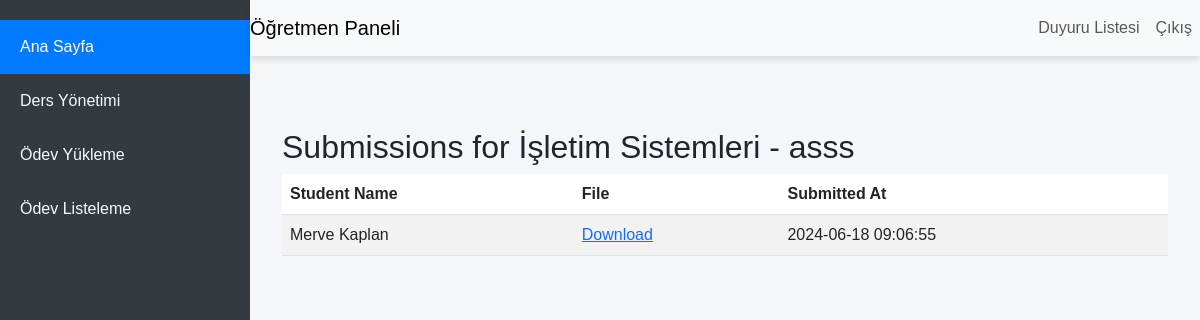
Screenshot of /teacher/view_submissions.php?assignment_id=50 (signed in) with the database file from the repository.
### tables this page shows
CREATE TABLE `assignments` (
  `id` int(11) NOT NULL,
  `course_id` int(11) NOT NULL,
  `assignment_title` varchar(255) NOT NULL,
  `file_path` varchar(255) NOT NULL,
  `description` text NOT NULL,
  `created_at` timestamp NULL DEFAULT current_timestamp(),
  `start_date` date NOT NULL,
  `end_date` date NOT NULL,
  `teacher_id` int(11) NOT NULL
);

CREATE TABLE `courses` (
  `id` int(10) UNSIGNED NOT NULL,
  `course_name` varchar(100) NOT NULL,
  `course_description` text NOT NULL
);

CREATE TABLE `assignment_submissions` (
  `id` int(11) NOT NULL,
  `assignment_id` int(11) DEFAULT NULL,
  `student_id` int(11) DEFAULT NULL,
  `file_path` varchar(255) DEFAULT NULL,
  `submitted_at` timestamp NULL DEFAULT current_timestamp()
);

CREATE TABLE `users` (
  `id` int(11) NOT NULL,
  `username` varchar(50) NOT NULL,
  `password` varchar(255) NOT NULL,
  `role` enum('admin','teacher','student') NOT NULL
);

### teacher/view_submissions.php (the view, shortened to what this page needs)
<?php
include('../includes/header.php');
include('../includes/sidebartch.php');
include('../includes/navbartch.php');
include('../config.php');
$assignment_id = $_GET['assignment_id'];
$assignment_query = "
    SELECT a.assignment_title, c.course_name
    FROM assignments a
    JOIN courses c ON a.course_id = c.id
    WHERE a.id = ?
";
$stmt = $conn->prepare($assignment_query);
$stmt->bind_param("i", $assignment_id);
$stmt->execute();
$assignment_result = $stmt->get_result();
if ($assignment_result->num_rows == 1) {
    $assignment = $assignment_result->fetch_assoc();
} else {
    echo "Assignment not found.<br>";
    exit();
}
$submissions_query = "
    SELECT s.id, u.username AS student_name, s.file_path, s.submitted_at
    FROM assignment_submissions s
    JOIN users u ON s.student_id = u.id
    WHERE s.assignment_id = ?
";
$stmt = $conn->prepare($submissions_query);
$stmt->bind_param("i", $assignment_id);
$stmt->execute();
$submissions_result = $stmt->get_result();
?>
<div class="content">
    <div class="container mt-5">
        <h2>Submissions for <?php echo htmlspecialchars($assignment['course_name']); ?> - <?php echo htmlspecialchars($assignment['assignment_title']); ?></h2>
        <table class="table table-striped">
            <thead>
                <tr>
                    <th>Student Name</th>
                    <th>File</th>
                    <th>Submitted At</th>
                </tr>
            </thead>
            <tbody>
                <?php
                if ($submissions_result->num_rows > 0) {
                    while ($row = $submissions_result->fetch_assoc()) {
                        echo "<tr>";
                        echo "<td>" . htmlspecialchars($row["student_name"]) . "</td>";
                        echo "<td><a href='" . htmlspecialchars($row["file_path"]) . "' download>Download</a></td>";
                        echo "<td>" . htmlspecialchars($row["submitted_at"]) . "</td>";
                        echo "</tr>";
                    }
                } else {
                    echo "<tr><td colspan='4'>No submissions found</td></tr>";
                }
                ?>
            </tbody>
        </table>
    </div>
</div>
<?php include('../includes/footer.php'); ?>

### includes/header.php (style rules this page uses)
body { font-family: 'Arial', sans-serif; background-color: #f4f6f9; margin: 0; }
.content { margin-left: 250px; padding: 20px; padding-top: 80px; }

### rows the page displays
assignments: course.course_name "İşletim Sistemleri", assignment_title "asss"
assignment_submissions: users.username "Merve Kaplan", submitted_at "2024-06-18 09:06:55"
